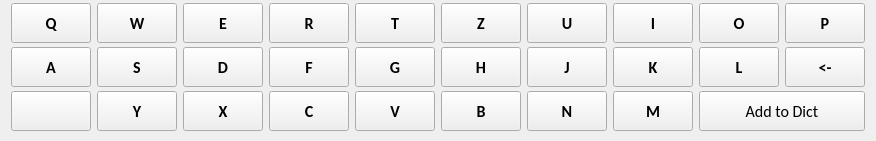
   <widget class="QWidget" name="gridLayoutWidget_2">
    <property name="geometry">
     <rect>
      <x>370</x>
      <y>40</y>
      <width>481</width>
      <height>141</height>
     </rect>
    </property>
    <property name="minimumSize">
     <size>
      <width>0</width>
      <height>40</height>
     </size>
    </property>
    <property name="font">
     <font>
      <weight>75</weight>
      <bold>true</bold>
     </font>
    </property>
    <property name="cursor">
     <cursorShape>ArrowCursor</cursorShape>
    </property>
    <layout class="QGridLayout" name="gridLayout">
     <property name="topMargin">
      <number>3</number>
     </property>
     <property name="horizontalSpacing">
      <number>6</number>
     </property>
     <item row="3" column="7">
      <widget class="QPushButton" name="pushButton_m">
       <property name="minimumSize">
        <size>
         <width>0</width>
         <height>40</height>
        </size>
       </property>
       <property name="font">
        <font>
         <family>Calibri</family>
         <pointsize>12</pointsize>
         <weight>75</weight>
         <bold>true</bold>
        </font>
       </property>
       <property name="cursor">
        <cursorShape>PointingHandCursor</cursorShape>
       </property>
       <property name="text">
        <string>M</string>
       </property>
      </widget>
     </item>
     <item row="2" column="1">
      <widget class="QPushButton" name="pushButton_s">
       <property name="minimumSize">
        <size>
         <width>0</width>
         <height>40</height>
        </size>
       </property>
       <property name="font">
        <font>
         <family>Calibri</family>
         <pointsize>12</pointsize>
         <weight>75</weight>
         <bold>true</bold>
        </font>
       </property>
       <property name="cursor">
        <cursorShape>PointingHandCursor</cursorShape>
       </property>
       <property name="text">
        <string>S</string>
       </property>
      </widget>
     </item>
     <item row="2" column="9">
      <widget class="QPushButton" name="pushButton_backspace">
       <property name="minimumSize">
        <size>
         <width>0</width>
         <height>40</height>
        </size>
       </property>
       <property name="font">
        <font>
         <family>Calibri</family>
         <pointsize>12</pointsize>
         <weight>75</weight>
         <bold>true</bold>
        </font>
       </property>
       <property name="cursor">
        <cursorShape>PointingHandCursor</cursorShape>
       </property>
       <property name="text">
        <string>&lt;-</string>
       </property>
      </widget>
     </item>
     <item row="1" column="1">
      <widget class="QPushButton" name="pushButton_w">
       <property name="minimumSize">
        <size>
         <width>0</width>
         <height>40</height>
        </size>
       </property>
       <property name="font">
        <font>
         <family>Calibri</family>
         <pointsize>12</pointsize>
         <weight>75</weight>
         <bold>true</bold>
        </font>
       </property>
       <property name="cursor">
        <cursorShape>PointingHandCursor</cursorShape>
       </property>
       <property name="text">
        <string>W</string>
       </property>
      </widget>
     </item>
     <item row="1" column="9">
      <widget class="QPushButton" name="pushButton_p">
       <property name="minimumSize">
        <size>
         <width>0</width>
         <height>40</height>
        </size>
       </property>
       <property name="font">
        <font>
         <family>Calibri</family>
         <pointsize>12</pointsize>
         <weight>75</weight>
         <bold>true</bold>
        </font>
       </property>
       <property name="cursor">
        <cursorShape>PointingHandCursor</cursorShape>
       </property>
       <property name="autoFillBackground">
        <bool>false</bool>
       </property>
       <property name="styleSheet">
        <string notr="true"/>
       </property>
       <property name="text">
        <string>P</string>
       </property>
      </widget>
     </item>
     <item row="2" column="0">
      <widget class="QPushButton" name="pushButton_a">
       <property name="minimumSize">
        <size>
         <width>0</width>
         <height>40</height>
        </size>
       </property>
       <property name="font">
        <font>
         <family>Calibri</family>
         <pointsize>12</pointsize>
         <weight>75</weight>
         <bold>true</bold>
        </font>
       </property>
       <property name="cursor">
        <cursorShape>PointingHandCursor</cursorShape>
       </property>
       <property name="text">
        <string>A</string>
       </property>
      </widget>
     </item>
     <item row="2" column="6">
      <widget class="QPushButton" name="pushButton_j">
       <property name="minimumSize">
        <size>
         <width>0</width>
         <height>40</height>
        </size>
       </property>
       <property name="font">
        <font>
         <family>Calibri</family>
         <pointsize>12</pointsize>
         <weight>75</weight>
         <bold>true</bold>
        </font>
       </property>
       <property name="cursor">
        <cursorShape>PointingHandCursor</cursorShape>
       </property>
       <property name="text">
        <string>J</string>
       </property>
      </widget>
     </item>
     <item row="3" column="6">
      <widget class="QPushButton" name="pushButton_n">
       <property name="minimumSize">
        <size>
         <width>0</width>
         <height>40</height>
        </size>
       </property>
       <property name="font">
        <font>
         <family>Calibri</family>
         <pointsize>12</pointsize>
         <weight>75</weight>
         <bold>true</bold>
        </font>
       </property>
       <property name="cursor">
        <cursorShape>PointingHandCursor</cursorShape>
       </property>
       <property name="text">
        <string>N</string>
       </property>
      </widget>
     </item>
     <item row="2" column="3">
      <widget class="QPushButton" name="pushButton_f">
       <property name="minimumSize">
        <size>
         <width>0</width>
         <height>40</height>
        </size>
       </property>
       <property name="font">
        <font>
         <family>Calibri</family>
         <pointsize>12</pointsize>
         <weight>75</weight>
         <bold>true</bold>
        </font>
       </property>
       <property name="cursor">
        <cursorShape>PointingHandCursor</cursorShape>
       </property>
       <property name="text">
        <string>F</string>
       </property>
      </widget>
     </item>
     <item row="3" column="3">
      <widget class="QPushButton" name="pushButton_c">
       <property name="minimumSize">
        <size>
         <width>0</width>
         <height>40</height>
        </size>
       </property>
       <property name="font">
        <font>
         <family>Calibri</family>
         <pointsize>12</pointsize>
         <weight>75</weight>
         <bold>true</bold>
        </font>
       </property>
       <property name="cursor">
        <cursorShape>PointingHandCursor</cursorShape>
       </property>
       <property name="text">
        <string>C</string>
       </property>
      </widget>
     </item>
     <item row="3" column="2">
      <widget class="QPushButton" name="pushButton_x">
       <property name="minimumSize">
        <size>
         <width>0</width>
         <height>40</height>
        </size>
       </property>
       <property name="font">
        <font>
         <family>Calibri</family>
         <pointsize>12</pointsize>
         <weight>75</weight>
         <bold>true</bold>
        </font>
       </property>
       <property name="cursor">
        <cursorShape>PointingHandCursor</cursorShape>
       </property>
       <property name="text">
        <string>X</string>
       </property>
      </widget>
     </item>
     <item row="3" column="4">
      <widget class="QPushButton" name="pushButton_v">
       <property name="minimumSize">
        <size>
         <width>0</width>
         <height>40</height>
        </size>
       </property>
       <property name="font">
        <font>
         <family>Calibri</family>
         <pointsize>12</pointsize>
         <weight>75</weight>
         <bold>true</bold>
        </font>
       </property>
       <property name="cursor">
        <cursorShape>PointingHandCursor</cursorShape>
       </property>
       <property name="text">
        <string>V</string>
       </property>
      </widget>
     </item>
     <item row="3" column="5">
      <widget class="QPushButton" name="pushButton_b">
       <property name="minimumSize">
        <size>
         <width>0</width>
         <height>40</height>
        </size>
       </property>
       <property name="font">
        <font>
         <family>Calibri</family>
         <pointsize>12</pointsize>
         <weight>75</weight>
         <bold>true</bold>
        </font>
       </property>
       <property name="cursor">
        <cursorShape>PointingHandCursor</cursorShape>
       </property>
       <property name="text">
        <string>B</string>
       </property>
      </widget>
     </item>
     <item row="3" column="1">
      <widget class="QPushButton" name="pushButton_y">
       <property name="minimumSize">
        <size>
         <width>0</width>
         <height>40</height>
        </size>
       </property>
       <property name="font">
        <font>
         <family>Calibri</family>
         <pointsize>12</pointsize>
         <weight>75</weight>
         <bold>true</bold>
        </font>
       </property>
       <property name="cursor">
        <cursorShape>PointingHandCursor</cursorShape>
       </property>
       <property name="text">
        <string>Y</string>
       </property>
      </widget>
     </item>
     <item row="2" column="2">
      <widget class="QPushButton" name="pushButton_d">
       <property name="minimumSize">
        <size>
         <width>0</width>
         <height>40</height>
        </size>
       </property>
       <property name="font">
        <font>
         <family>Calibri</family>
         <pointsize>12</pointsize>
         <weight>75</weight>
         <bold>true</bold>
        </font>
       </property>
       <property name="cursor">
        <cursorShape>PointingHandCursor</cursorShape>
       </property>
       <property name="text">
        <string>D</string>
       </property>
      </widget>
     </item>
     <item row="1" column="2">
      <widget class="QPushButton" name="pushButton_e">
       <property name="minimumSize">
        <size>
         <width>0</width>
         <height>40</height>
        </size>
       </property>
       <property name="font">
        <font>
         <family>Calibri</family>
         <pointsize>12</pointsize>
         <weight>75</weight>
         <bold>true</bold>
        </font>
       </property>
       <property name="cursor">
        <cursorShape>PointingHandCursor</cursorShape>
       </property>
       <property name="text">
        <string>E</string>
       </property>
      </widget>
     </item>
     <item row="1" column="8">
      <widget class="QPushButton" name="pushButton_o">
       <property name="minimumSize">
        <size>
         <width>0</width>
         <height>40</height>
        </size>
       </property>
       <property name="font">
        <font>
         <family>Calibri</family>
         <pointsize>12</pointsize>
         <weight>75</weight>
         <bold>true</bold>
        </font>
       </property>
       <property name="cursor">
        <cursorShape>PointingHandCursor</cursorShape>
       </property>
       <property name="text">
        <string>O</string>
       </property>
      </widget>
     </item>
     <item row="2" column="4">
      <widget class="QPushButton" name="pushButton_g">
       <property name="minimumSize">
        <size>
         <width>0</width>
         <height>40</height>
        </size>
       </property>
       <property name="font">
        <font>
         <family>Calibri</family>
         <pointsize>12</pointsize>
         <weight>75</weight>
         <bold>true</bold>
        </font>
       </property>
       <property name="cursor">
        <cursorShape>PointingHandCursor</cursorShape>
       </property>
       <property name="text">
        <string>G</string>
       </property>
      </widget>
     </item>
     <item row="2" column="5">
      <widget class="QPushButton" name="pushButton_h">
       <property name="minimumSize">
        <size>
         <width>0</width>
         <height>40</height>
        </size>
       </property>
       <property name="font">
        <font>
         <family>Calibri</family>
         <pointsize>12</pointsize>
         <weight>75</weight>
         <bold>true</bold>
        </font>
       </property>
       <property name="cursor">
        <cursorShape>PointingHandCursor</cursorShape>
       </property>
       <property name="text">
        <string>H</string>
       </property>
      </widget>
     </item>
     <item row="1" column="5">
      <widget class="QPushButton" name="pushButton_z">
       <property name="minimumSize">
        <size>
         <width>0</width>
         <height>40</height>
        </size>
       </property>
       <property name="font">
        <font>
         <family>Calibri</family>
         <pointsize>12</pointsize>
         <weight>75</weight>
         <bold>true</bold>
        </font>
       </property>
       <property name="cursor">
        <cursorShape>PointingHandCursor</cursorShape>
       </property>
       <property name="text">
        <string>Z</string>
       </property>
      </widget>
     </item>
     <item row="2" column="7">
      <widget class="QPushButton" name="pushButton_k">
       <property name="minimumSize">
        <size>
         <width>0</width>
         <height>40</height>
        </size>
       </property>
       <property name="font">
        <font>
         <family>Calibri</family>
         <pointsize>12</pointsize>
         <weight>75</weight>
         <bold>true</bold>
        </font>
       </property>
       <property name="cursor">
        <cursorShape>PointingHandCursor</cursorShape>
       </property>
       <property name="text">
        <string>K</string>
       </property>
      </widget>
     </item>
     <item row="1" column="4">
      <widget class="QPushButton" name="pushButton_t">
       <property name="minimumSize">
        <size>
         <width>0</width>
         <height>40</height>
        </size>
       </property>
       <property name="font">
        <font>
         <family>Calibri</family>
         <pointsize>12</pointsize>
         <weight>75</weight>
         <bold>true</bold>
        </font>
       </property>
       <property name="cursor">
        <cursorShape>PointingHandCursor</cursorShape>
       </property>
       <property name="text">
        <string>T</string>
       </property>
      </widget>
     </item>
     <item row="1" column="0">
      <widget class="QPushButton" name="pushButton_q">
       <property name="sizePolicy">
        <sizepolicy hsizetype="Fixed" vsizetype="Fixed">
         <horstretch>0</horstretch>
         <verstretch>0</verstretch>
        </sizepolicy>
       </property>
       <property name="minimumSize">
        <size>
         <width>0</width>
         <height>40</height>
        </size>
       </property>
       <property name="font">
        <font>
         <family>Calibri</family>
         <pointsize>12</pointsize>
         <weight>75</weight>
         <bold>true</bold>
        </font>
       </property>
       <property name="cursor">
        <cursorShape>PointingHandCursor</cursorShape>
       </property>
       <property name="text">
        <string>Q</string>
       </property>
      </widget>
     </item>
     <item row="1" column="6">
      <widget class="QPushButton" name="pushButton_u">
       <property name="minimumSize">
        <size>
         <width>0</width>
         <height>40</height>
        </size>
       </property>
       <property name="font">
        <font>
         <family>Calibri</family>
         <pointsize>12</pointsize>
         <weight>75</weight>
         <bold>true</bold>
        </font>
       </property>
       <property name="cursor">
        <cursorShape>PointingHandCursor</cursorShape>
       </property>
       <property name="text">
        <string>U</string>
       </property>
      </widget>
     </item>
     <item row="1" column="7">
      <widget class="QPushButton" name="pushButton_i">
       <property name="minimumSize">
        <size>
         <width>0</width>
         <height>40</height>
        </size>
       </property>
       <property name="font">
        <font>
         <family>Calibri</family>
         <pointsize>12</pointsize>
         <weight>75</weight>
         <bold>true</bold>
        </font>
       </property>
       <property name="cursor">
        <cursorShape>PointingHandCursor</cursorShape>
       </property>
       <property name="text">
        <string>I</string>
       </property>
      </widget>
     </item>
     <item row="1" column="3">
      <widget class="QPushButton" name="pushButton_r">
       <property name="minimumSize">
        <size>
         <width>0</width>
         <height>40</height>
        </size>
       </property>
       <property name="font">
        <font>
         <family>Calibri</family>
         <pointsize>12</pointsize>
         <weight>75</weight>
         <bold>true</bold>
        </font>
       </property>
       <property name="cursor">
        <cursorShape>PointingHandCursor</cursorShape>
       </property>
       <property name="text">
        <string>R</string>
       </property>
      </widget>
     </item>
     <item row="2" column="8">
      <widget class="QPushButton" name="pushButton_l">
       <property name="minimumSize">
        <size>
         <width>0</width>
         <height>40</height>
        </size>
       </property>
       <property name="font">
        <font>
         <family>Calibri</family>
         <pointsize>12</pointsize>
         <weight>75</weight>
         <bold>true</bold>
        </font>
       </property>
       <property name="cursor">
        <cursorShape>PointingHandCursor</cursorShape>
       </property>
       <property name="text">
        <string>L</string>
       </property>
      </widget>
     </item>
     <item row="3" column="8" colspan="2">
      <widget class="QPushButton" name="pushButton_add_to_dict">
       <property name="minimumSize">
        <size>
         <width>0</width>
         <height>40</height>
        </size>
       </property>
       <property name="font">
        <font>
         <family>Calibri</family>
         <pointsize>12</pointsize>
         <weight>50</weight>
         <bold>false</bold>
        </font>
       </property>
       <property name="cursor">
        <cursorShape>PointingHandCursor</cursorShape>
       </property>
       <property name="text">
        <string>Add to Dict</string>
       </property>
      </widget>
     </item>
     <item row="3" column="0">
      <widget class="QPushButton" name="pushButton_update_word_freq">
       <property name="minimumSize">
        <size>
         <width>0</width>
         <height>40</height>
        </size>
       </property>
       <property name="font">
        <font>
         <family>Calibri</family>
         <pointsize>12</pointsize>
         <weight>50</weight>
         <bold>false</bold>
        </font>
       </property>
       <property name="cursor">
        <cursorShape>PointingHandCursor</cursorShape>
       </property>
       <property name="text">
        <string/>
       </property>
       <property name="icon">
        <iconset>
         <normaloff>Update.png</normaloff>Update.png</iconset>
       </property>
      </widget>
     </item>
    </layout>
   </widget>
